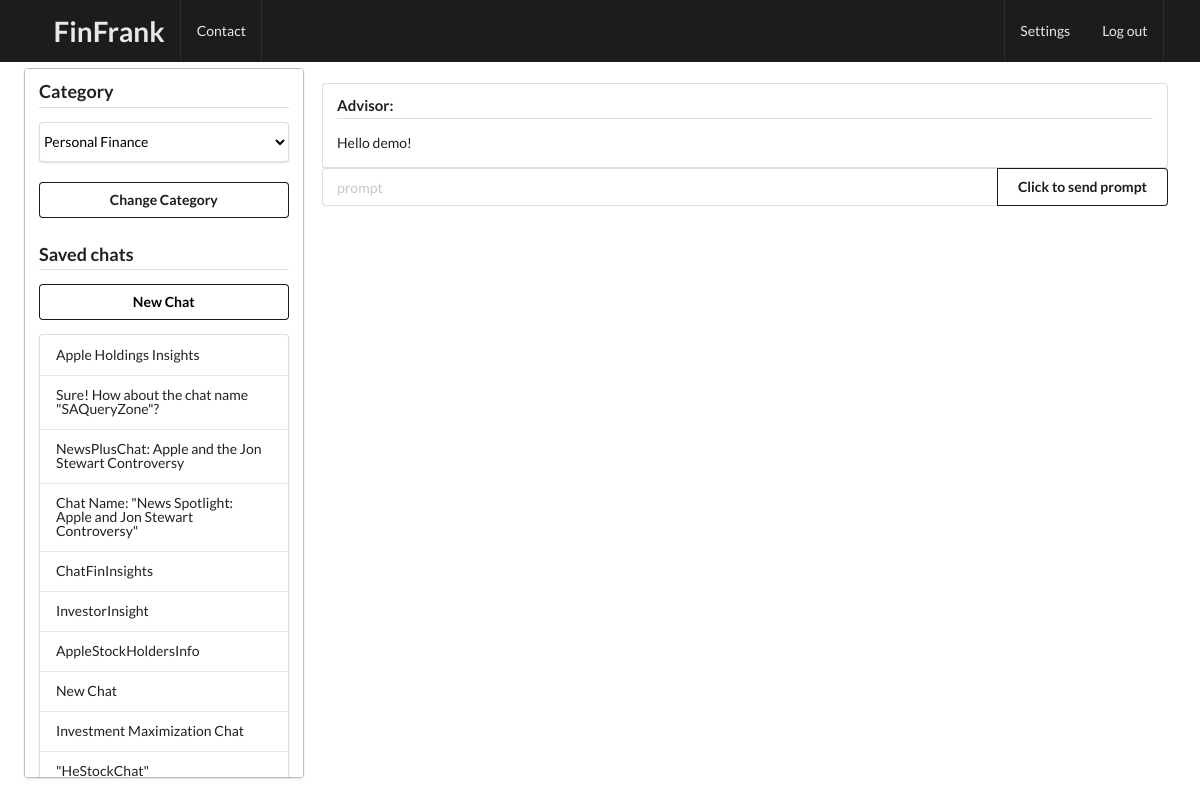
Screenshot of /new_chat/Personal Finance/ (signed in) with the database file from the repository.
### Chat/models.py (models this page shows, shortened)
class ChatInfo(models.Model):
    id_chat = models.UUIDField(primary_key=True, default=uuid.uuid4, editable=False)
    user = models.CharField(max_length=100)
    name_chat = models.TextField(default="New Chat")
    category = models.CharField(max_length=45, default="Personal Finance")
    created_at = models.DateTimeField(auto_now_add=True)

### Chat/views.py (the view, shortened to what this page needs)
# urls.py: path("new_chat/<str:category>/", views.new_chat, name="new_chat")
@login_required(login_url='signin')
def new_chat(request, category):
    messages_ = []
    user = request.user.username
    api_key = "XXX"
    chat_ids_names = get_chat_ids_names(user, category)
    conversation = ChatConversation(user, 20, api_key)
    chat_categories = get_ChatCategories(category)
    messages_ = [mark_safe(conversation.convertMessegesObjToHTML(messages_))]
    context = get_context(messages_, chat_ids_names, category, chat_categories, "")
    return render(request, 'home.html', context=context)

### Chat/GPT/gpt.py (called while the page is built, shortened)
    def convertMessegesObjToHTML(self, messages_):
        html = ""
        html += "<div class=\"ui segment\"><h4 class=\"ui dividing header\">Advisor:</h4>"
        html += f'<div class =\"content\"><p>Hello {self.userName}!</div></div>'
        return html

### Chat/views.py (called while the page is built)
def get_chat_ids_names(user, category):
    chat_queryset = ChatInfo.objects.filter(user=user, category=category)
    chat_ids_names = list(chat_queryset.values_list('id_chat', 'name_chat'))
    return chat_ids_names

def get_ChatCategories(category, chat_categories = ['Personal Finance', 'Investments', 'Insurance', 'Car Insurance']):
    chat_categories = chat_categories.copy()
    chat_categories.remove(str(category))
    chat_categories = [str(category)] + chat_categories
    return chat_categories

def get_context(messages_, chat_ids_names, category, chat_categories, id_chat):
    context = {'messages_': messages_,
            'chat_ids_names': chat_ids_names,
            'chat_category': category,
            'chat_categories': chat_categories,
            'id_chat' : id_chat
            }
    return context

### Chat/templates/home.html (shortened to what this page needs)
{% extends "base.html" %}
{% block content %}
<div class="ui fixed inverted menu">
    <div class="ui container">
        <a href="#" class="header item"><h1>FinFrank</h1></a>
        <a href="#" class="item">Contact</a>
        <a href="/settings" class="right item">Settings</a>
        <a href="/logout" class="item">Log out</a>
    </div>
</div>
<div class="three column row">
    <div class="four wide column">
        <div >
            <div class = "ui segment" style = "overflow-y: scroll; height: calc(100vh - 90px); margin-left: 2vw; width: 23.3vw;border: 1px solid rgb(189, 188, 188);">
                <h3 class="ui dividing header">Category</h3>
                    <form method="POST">
                        <div class="ui action fluid input">
                            <select name="new_category" class="ui fluid pointing  menu">
                                {% for category in chat_categories %}
                                    <option class = "item" value="{{ category }}">{{ category }}</option>
                                {% endfor %}
                            </select>
                        </div>
                        <button type="submit" class="ui fluid secondary basic button" ><strong>Change Category</strong></button>
                        </form>
                        <h3 class="ui dividing header">Saved chats</h3>
                        <form method="POST">
                            <button type="button" class="ui fluid secondary basic button" name="new_chat" id = "newChatButton">
                                <a href="/new_chat/{{chat_category}}" style="color: #000000"><strong>New Chat</strong></a>
                            </button>
                        </form>
                        <form method="POST">
                            <div class="ui vertical fluid pointing menu">
                                {% for chat_id_name in chat_ids_names %}
                                    {% if chat_id_name.0 == id_chat %}
                                        <a class="active item" href="/chat/{{chat_id_name.0}}">{{ chat_id_name.1 }}</a>
                                        {% else %}
                                        <a class="item" href="/chat/{{chat_id_name.0}}">{{ chat_id_name.1 }}</a>
                                    {% endif %}
                                {% endfor %}
                        </form>
                    </div>
            </div>
        </div>
    </div>
    <div class="eleven wide column" >
        <div class = "ui segment" id = "myform" style = "border: 1px solid white; box-shadow: none; margin-right: 2vw; width: 73vw;">
            <div id = "scrollMesseges" style="overflow-y: scroll; max-height: calc(100vh - 60px - 80px)">
                {% for message in messages_ %}
                    <div class="alert alert-danger" role="alert">
                        {{ message }}
                    </div>
                {% endfor %}
            </div>
            <form method="POST" >
            <div class="ui form">
                <div class="prompt-field">
                        <div class="ui fluid action input">
                            <input type="text" name="prompt" placeholder="prompt" class="ui input" autocomplete="off">
                            <button type="submit" class="ui secondary basic button" onclick="myFunction()" ><strong>Click to send prompt</strong></button>
                        </div>
                    </form>
                </div>
            </div>
        </div>
    <div class="one wide column"></div>
{% endblock %}

### rows the page displays
ChatInfo: name_chat "Apple Holdings Insights"
ChatInfo: name_chat "Sure! How about the chat name \"SAQueryZone\"?"
ChatInfo: name_chat "NewsPlusChat: Apple and the Jon Stewart Controversy"
ChatInfo: name_chat "Chat Name: \"News Spotlight: Apple and Jon Stewart Controversy\""
ChatInfo: name_chat "ChatFinInsights"
ChatInfo: name_chat "InvestorInsight"
ChatInfo: name_chat "AppleStockHoldersInfo"
ChatInfo: name_chat "New Chat"
ChatInfo: name_chat "Investment Maximization Chat"
ChatInfo: name_chat "\"HeStockChat\""

### other values shown
{{ message }} "Advisor: Hello demo!"
form field new_category "Personal Finance"
